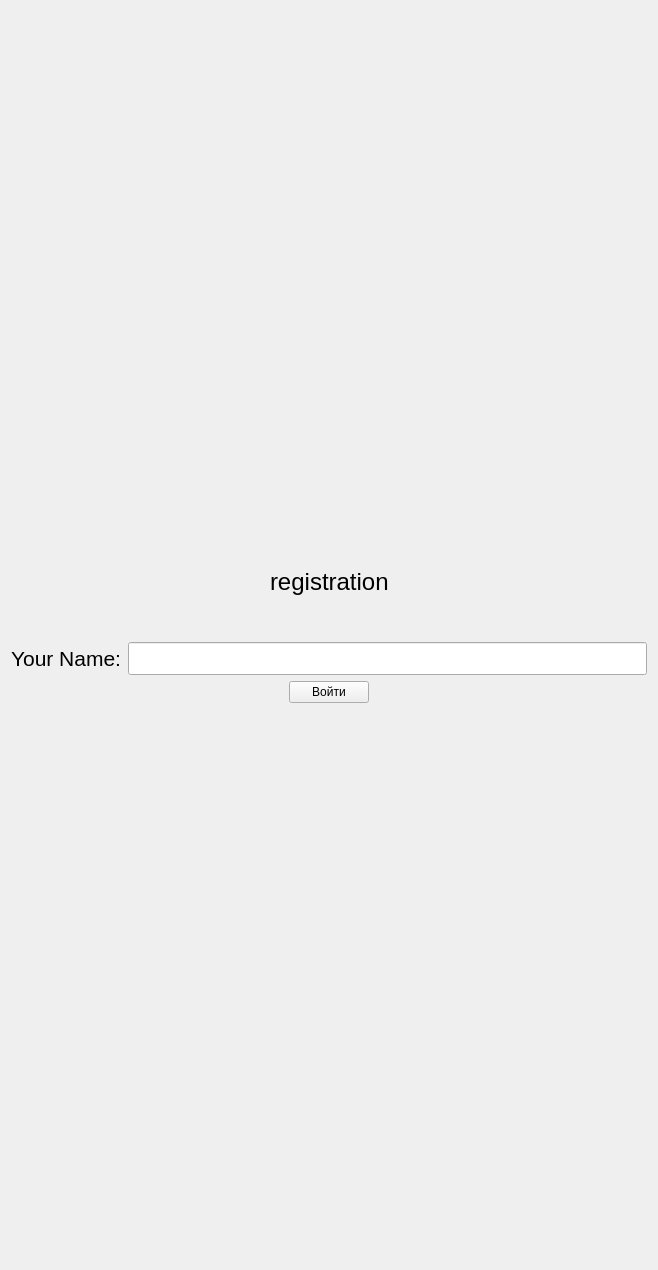
<?xml version="1.0" encoding="UTF-8"?>
<ui version="4.0">
 <class>input_window</class>
 <widget class="QWidget" name="input_window">
  <property name="geometry">
   <rect>
    <x>0</x>
    <y>0</y>
    <width>658</width>
    <height>1270</height>
   </rect>
  </property>
  <property name="windowTitle">
   <string>Form</string>
  </property>
  <layout class="QVBoxLayout" name="verticalLayout">
   <item>
    <spacer name="verticalSpacer">
     <property name="orientation">
      <enum>Qt::Vertical</enum>
     </property>
     <property name="sizeHint" stdset="0">
      <size>
       <width>20</width>
       <height>40</height>
      </size>
     </property>
    </spacer>
   </item>
   <item>
    <layout class="QHBoxLayout" name="horizontalLayout_4" stretch="0,0,0">
     <item>
      <spacer name="horizontalSpacer">
       <property name="orientation">
        <enum>Qt::Horizontal</enum>
       </property>
       <property name="sizeHint" stdset="0">
        <size>
         <width>40</width>
         <height>20</height>
        </size>
       </property>
      </spacer>
     </item>
     <item>
      <widget class="QLabel" name="label">
       <property name="font">
        <font>
         <pointsize>18</pointsize>
        </font>
       </property>
       <property name="layoutDirection">
        <enum>Qt::LeftToRight</enum>
       </property>
       <property name="text">
        <string>registration</string>
       </property>
      </widget>
     </item>
     <item>
      <spacer name="horizontalSpacer_2">
       <property name="orientation">
        <enum>Qt::Horizontal</enum>
       </property>
       <property name="sizeHint" stdset="0">
        <size>
         <width>40</width>
         <height>20</height>
        </size>
       </property>
      </spacer>
     </item>
    </layout>
   </item>
   <item>
    <spacer name="verticalSpacer_3">
     <property name="orientation">
      <enum>Qt::Vertical</enum>
     </property>
     <property name="sizeType">
      <enum>QSizePolicy::Preferred</enum>
     </property>
     <property name="sizeHint" stdset="0">
      <size>
       <width>20</width>
       <height>40</height>
      </size>
     </property>
    </spacer>
   </item>
   <item>
    <layout class="QHBoxLayout" name="horizontalLayout_2" stretch="5,1,10,5">
     <item>
      <layout class="QHBoxLayout" name="horizontalLayout"/>
     </item>
     <item>
      <widget class="QLabel" name="label_2">
       <property name="font">
        <font>
         <pointsize>16</pointsize>
        </font>
       </property>
       <property name="text">
        <string>Your Name:</string>
       </property>
      </widget>
     </item>
     <item>
      <widget class="QLineEdit" name="line_name">
       <property name="font">
        <font>
         <pointsize>16</pointsize>
        </font>
       </property>
      </widget>
     </item>
     <item>
      <layout class="QHBoxLayout" name="horizontalLayout_3"/>
     </item>
    </layout>
   </item>
   <item>
    <layout class="QHBoxLayout" name="horizontalLayout_10">
     <item>
      <spacer name="horizontalSpacer_3">
       <property name="orientation">
        <enum>Qt::Horizontal</enum>
       </property>
       <property name="sizeHint" stdset="0">
        <size>
         <width>40</width>
         <height>20</height>
        </size>
       </property>
      </spacer>
     </item>
     <item>
      <widget class="QPushButton" name="input">
       <property name="text">
        <string>Войти</string>
       </property>
      </widget>
     </item>
     <item>
      <spacer name="horizontalSpacer_4">
       <property name="orientation">
        <enum>Qt::Horizontal</enum>
       </property>
       <property name="sizeHint" stdset="0">
        <size>
         <width>40</width>
         <height>20</height>
        </size>
       </property>
      </spacer>
     </item>
    </layout>
   </item>
   <item>
    <spacer name="verticalSpacer_2">
     <property name="orientation">
      <enum>Qt::Vertical</enum>
     </property>
     <property name="sizeHint" stdset="0">
      <size>
       <width>20</width>
       <height>40</height>
      </size>
     </property>
    </spacer>
   </item>
  </layout>
 </widget>
 <resources/>
 <connections/>
</ui>
